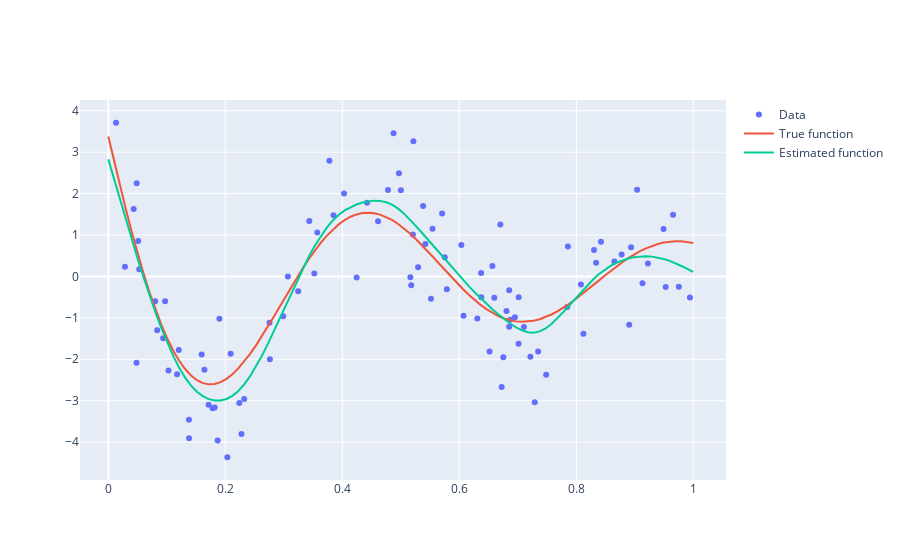

The code cell stored with this chart in its notebook:
### Code cell
# Use plotly to plot the data and the true function
fig = go.Figure()
fig.add_trace(go.Scatter(x=x, y=y, mode="markers", name="Data"))
plot_x = np.linspace(0, 1, 100)
fig.add_trace(go.Scatter(x=plot_x, y=f(plot_x), mode="lines", name="True function"))
fig.add_trace(
    go.Scatter(x=plot_x, y=evaluation, mode="lines", name="Estimated function")
)
fig.show()

# plot the evaluation
fig = go.Figure()
